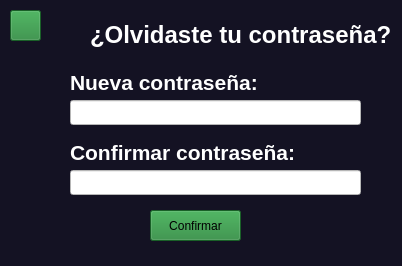
<?xml version="1.0" encoding="UTF-8"?>
<ui version="4.0">
 <class>ConfimarContra</class>
 <widget class="QMainWindow" name="ConfimarContra">
  <property name="geometry">
   <rect>
    <x>0</x>
    <y>0</y>
    <width>402</width>
    <height>266</height>
   </rect>
  </property>
  <property name="windowTitle">
   <string>MainWindow</string>
  </property>
  <property name="styleSheet">
   <string notr="true">background-color: rgb(20, 18, 35);</string>
  </property>
  <widget class="QWidget" name="centralwidget">
   <widget class="QPushButton" name="pushButton">
    <property name="geometry">
     <rect>
      <x>10</x>
      <y>10</y>
      <width>31</width>
      <height>31</height>
     </rect>
    </property>
    <property name="styleSheet">
     <string notr="true">border-image: url(:/regresar/Downloads/flecha-hacia-atras.png);
background-color: rgb(35, 134, 54);</string>
    </property>
    <property name="text">
     <string/>
    </property>
   </widget>
   <widget class="QLineEdit" name="lineEdit">
    <property name="geometry">
     <rect>
      <x>70</x>
      <y>170</y>
      <width>291</width>
      <height>25</height>
     </rect>
    </property>
    <property name="styleSheet">
     <string notr="true">background-color: rgb(255, 255, 255);</string>
    </property>
   </widget>
   <widget class="QPushButton" name="pushButton_2">
    <property name="geometry">
     <rect>
      <x>150</x>
      <y>210</y>
      <width>91</width>
      <height>31</height>
     </rect>
    </property>
    <property name="styleSheet">
     <string notr="true">background-color: rgb(35, 134, 54);</string>
    </property>
    <property name="text">
     <string>Confirmar</string>
    </property>
   </widget>
   <widget class="QLabel" name="label_2">
    <property name="geometry">
     <rect>
      <x>90</x>
      <y>20</y>
      <width>301</width>
      <height>31</height>
     </rect>
    </property>
    <property name="text">
     <string>&lt;html&gt;&lt;head/&gt;&lt;body&gt;&lt;p&gt;&lt;span style=&quot; font-size:18pt; font-weight:600; color:#ffffff;&quot;&gt;¿Olvidaste tu contraseña?&lt;/span&gt;&lt;/p&gt;&lt;/body&gt;&lt;/html&gt;</string>
    </property>
   </widget>
   <widget class="QLabel" name="label_3">
    <property name="geometry">
     <rect>
      <x>50</x>
      <y>10</y>
      <width>41</width>
      <height>41</height>
     </rect>
    </property>
    <property name="styleSheet">
     <string notr="true">border-image: url(:/regresar/Downloads/bloquear.png);</string>
    </property>
    <property name="text">
     <string/>
    </property>
   </widget>
   <widget class="QLabel" name="label_4">
    <property name="geometry">
     <rect>
      <x>70</x>
      <y>70</y>
      <width>201</width>
      <height>21</height>
     </rect>
    </property>
    <property name="text">
     <string>&lt;html&gt;&lt;head/&gt;&lt;body&gt;&lt;p&gt;&lt;span style=&quot; font-size:16pt; font-weight:600; color:#ffffff;&quot;&gt;Nueva contraseña:&lt;/span&gt;&lt;/p&gt;&lt;/body&gt;&lt;/html&gt;</string>
    </property>
   </widget>
   <widget class="QLineEdit" name="lineEdit_2">
    <property name="geometry">
     <rect>
      <x>70</x>
      <y>100</y>
      <width>291</width>
      <height>25</height>
     </rect>
    </property>
    <property name="styleSheet">
     <string notr="true">background-color: rgb(255, 255, 255);</string>
    </property>
   </widget>
   <widget class="QLabel" name="label_5">
    <property name="geometry">
     <rect>
      <x>10</x>
      <y>70</y>
      <width>51</width>
      <height>51</height>
     </rect>
    </property>
    <property name="styleSheet">
     <string notr="true">border-image: url(:/regresar/Downloads/candado.png);</string>
    </property>
    <property name="text">
     <string>&lt;html&gt;&lt;head/&gt;&lt;body&gt;&lt;p&gt;&lt;br/&gt;&lt;/p&gt;&lt;/body&gt;&lt;/html&gt;</string>
    </property>
   </widget>
   <widget class="QLabel" name="label_6">
    <property name="geometry">
     <rect>
      <x>10</x>
      <y>140</y>
      <width>51</width>
      <height>51</height>
     </rect>
    </property>
    <property name="styleSheet">
     <string notr="true">border-image: url(:/regresar/Downloads/candado.png);</string>
    </property>
    <property name="text">
     <string>&lt;html&gt;&lt;head/&gt;&lt;body&gt;&lt;p&gt;&lt;br/&gt;&lt;/p&gt;&lt;/body&gt;&lt;/html&gt;</string>
    </property>
   </widget>
   <widget class="QLabel" name="label_7">
    <property name="geometry">
     <rect>
      <x>70</x>
      <y>140</y>
      <width>231</width>
      <height>21</height>
     </rect>
    </property>
    <property name="text">
     <string>&lt;html&gt;&lt;head/&gt;&lt;body&gt;&lt;p&gt;&lt;span style=&quot; font-size:16pt; font-weight:600; color:#ffffff;&quot;&gt;Confirmar contraseña:&lt;/span&gt;&lt;/p&gt;&lt;/body&gt;&lt;/html&gt;</string>
    </property>
   </widget>
  </widget>
  <widget class="QMenuBar" name="menubar">
   <property name="geometry">
    <rect>
     <x>0</x>
     <y>0</y>
     <width>402</width>
     <height>22</height>
    </rect>
   </property>
  </widget>
  <widget class="QStatusBar" name="statusbar"/>
 </widget>
 <resources>
  <include location="../../CambiarContra.qrc"/>
 </resources>
 <connections/>
</ui>
